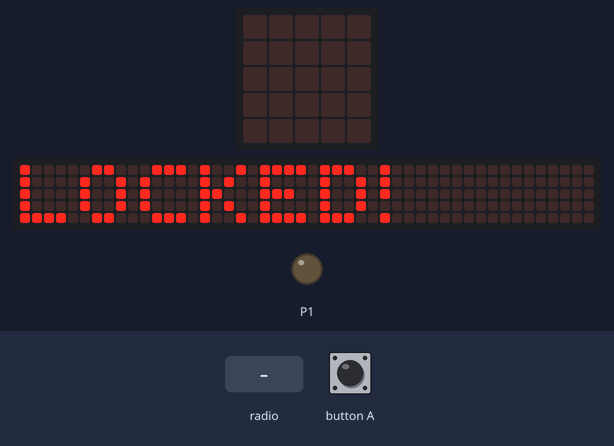
Bench run of a program on a simulated BBC micro:bit running MicroPython. Parts: the board's 5×5 LED display, a strip that is not on the board, showing the scrolling text unrolled, output pins drawn as LEDs (lit = HIGH). The test bench sets the inputs (shaded band). The 48×5 strip is a reading aid, not a part: it shows the text the display is scrolling, unrolled, one strip-width of it at a time.

Above: at 5.3 s.
6.8 s: radio message "hkaqBgsbRARY" arrives
At 7.9 s:
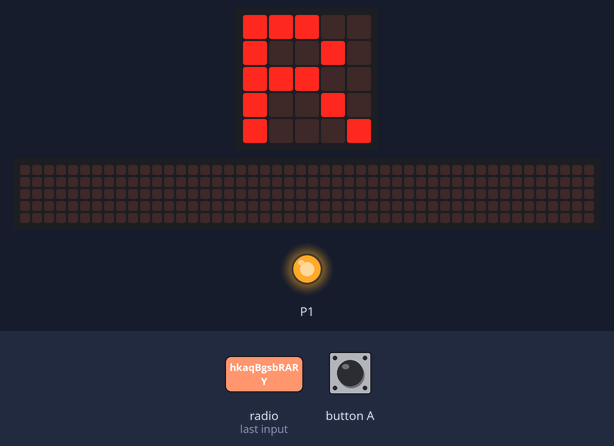
At 17.7 s:
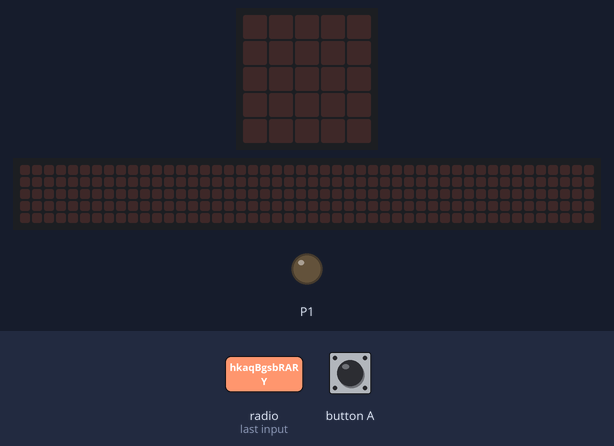
Timing chart, 0 to 18.0 s (numbered marks = the images above; inputs shaded):
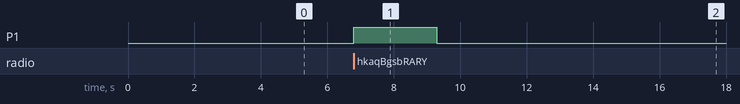

Measured:
- after the input at 6.8 s, P1: LOW → HIGH at once, → LOW 2.5 s later; the display: changes at once (image 1)
- what the display in image 1 shows lasts 2.5 s, from 6.8 s to 9.3 s

The program:

receiver_microbit.py
```python
"""
* This is installed on the microbit in the ammo box
"""

import radio
from microbit import display, sleep, pin1, button_a


def unlock():
    """
    * unlock the box for 2.5 seconds
    """
    pin1.write_digital(1)
    sleep(2500)
    pin1.write_digital(0)


# init display (just to show that it's working)
display.scroll("LOCKED!")
display.clear()

# turn on the radio interface
radio.on()

# set radio group
radio.config(group=1)

# infinite loop
while True:

    # check button and unlock if pressed (for testing)
    if button_a.is_pressed():
        display.show("A")
        unlock()

    # try to read a message
    packet = radio.receive()
    if packet:
        display.show('R')

        # if the message is the unlock code...
        if packet.upper() == 'hkaqBgsbRARY'.upper():

            # ...then unlock!
            unlock()
            display.scroll("UNLOCKED!")

        # ...otherwise just display an X
        else:
            display.show('X')
            sleep(1000)
            display.clear()
```
